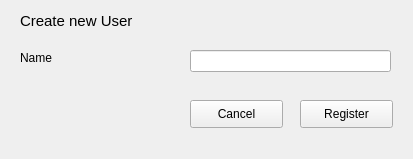
<?xml version="1.0" encoding="UTF-8"?>
<ui version="4.0">
 <class>Register</class>
 <widget class="QMainWindow" name="Register">
  <property name="geometry">
   <rect>
    <x>0</x>
    <y>0</y>
    <width>413</width>
    <height>159</height>
   </rect>
  </property>
  <property name="windowTitle">
   <string>Registration</string>
  </property>
  <widget class="QWidget" name="centralwidget">
   <widget class="QLabel" name="register_lbl_create">
    <property name="geometry">
     <rect>
      <x>20</x>
      <y>10</y>
      <width>204</width>
      <height>22</height>
     </rect>
    </property>
    <property name="font">
     <font>
      <family>Tahoma</family>
      <pointsize>11</pointsize>
     </font>
    </property>
    <property name="text">
     <string>Create new User</string>
    </property>
   </widget>
   <widget class="QLabel" name="register_lbl_name">
    <property name="geometry">
     <rect>
      <x>20</x>
      <y>50</y>
      <width>51</width>
      <height>16</height>
     </rect>
    </property>
    <property name="text">
     <string>Name</string>
    </property>
   </widget>
   <widget class="QLineEdit" name="register_tb_name">
    <property name="geometry">
     <rect>
      <x>190</x>
      <y>50</y>
      <width>201</width>
      <height>22</height>
     </rect>
    </property>
   </widget>
   <widget class="QPushButton" name="register_btn_create">
    <property name="geometry">
     <rect>
      <x>300</x>
      <y>100</y>
      <width>93</width>
      <height>28</height>
     </rect>
    </property>
    <property name="text">
     <string>Register</string>
    </property>
   </widget>
   <widget class="QPushButton" name="register_btn_cancel">
    <property name="geometry">
     <rect>
      <x>190</x>
      <y>100</y>
      <width>93</width>
      <height>28</height>
     </rect>
    </property>
    <property name="text">
     <string>Cancel</string>
    </property>
   </widget>
  </widget>
 </widget>
 <resources/>
 <connections/>
</ui>
